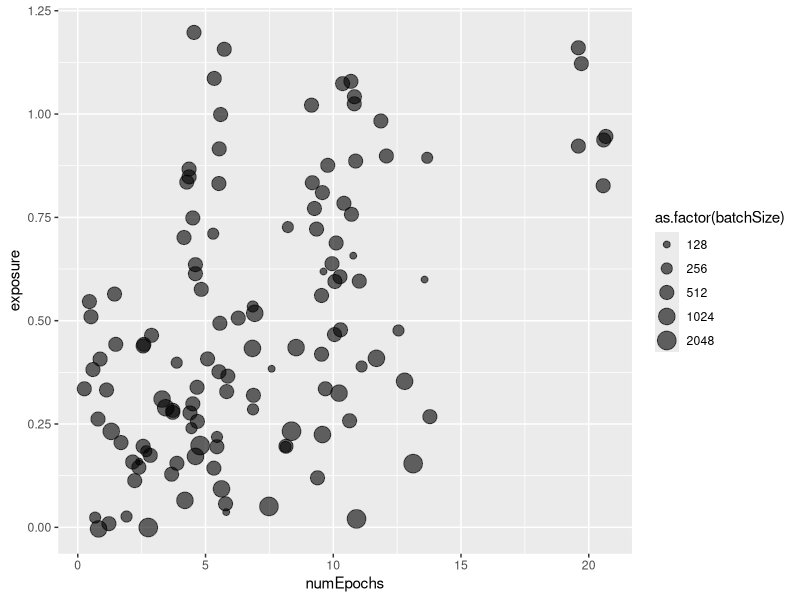
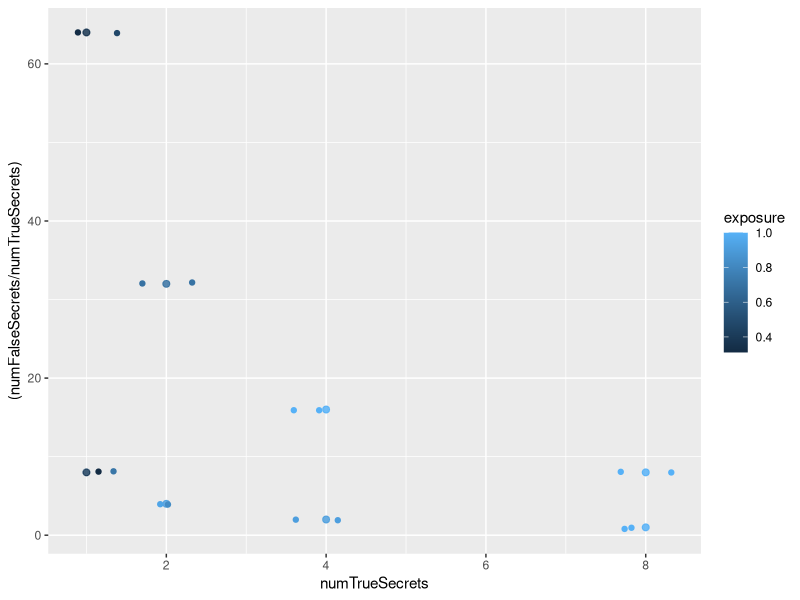
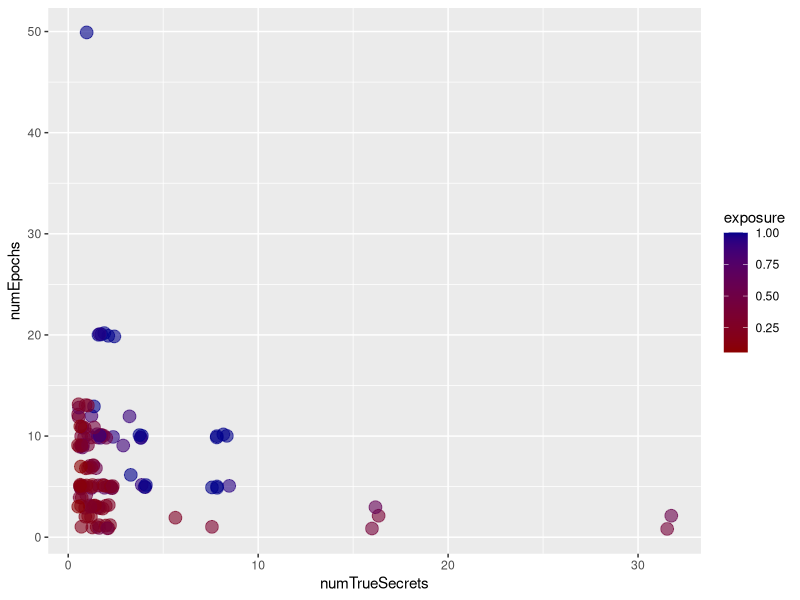
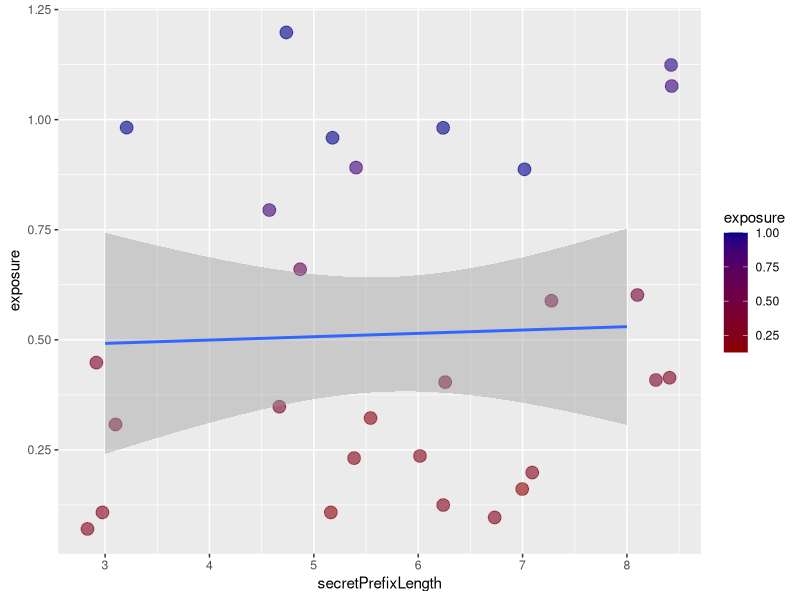

Source code (R) for these figures, in order:
# setwd("~/Documents/Code/secretSharer/")

library(ggplot2)
library(data.table)

data <- fread("experimentalResults.csv")

# cast as relative exposure
data$exposure = data$exposure / log(data$randomnessSpace^2, 2)

ggplot(data[data$numEpochs < 50],
       aes(x = numEpochs,
           y = exposure)) + 
  geom_point(aes(size = as.factor(batchSize)),
             position = position_jitter(width = 0.9, height = 0.2),
             alpha = 0.6) #+ 
  #geom_smooth(method = "lm")

ggplot(data[data$numFalseSecrets > 1],
       aes(x = numTrueSecrets,
           y = (numFalseSecrets / numTrueSecrets),
           color = exposure)) + 
  geom_point(alpha = 0.6,
             size = 2) + 
  #geom_smooth(method = "lm") + 
  geom_jitter(width = 0.5, height = 0.2)

ggplot(data,
       aes(x = numTrueSecrets,
           y = numEpochs,
           color = exposure)) + 
  geom_point(alpha = 0.6,
             size = 4,
             position = position_jitter(width = 0.5, height = 0.2)) + 
  scale_color_continuous(low = "darkred",
                         high = "darkblue")

ggplot(data[data$secretPrefixLength != 4],
       aes(x = secretPrefixLength,
           y = exposure,
           color = exposure)) + 
  geom_point(alpha = 0.6,
             size = 4,
             position = position_jitter(width = 0.5, height = 0.2)) + 
  scale_color_continuous(low = "darkred",
                         high = "darkblue") +
  geom_smooth(method = "lm") 

